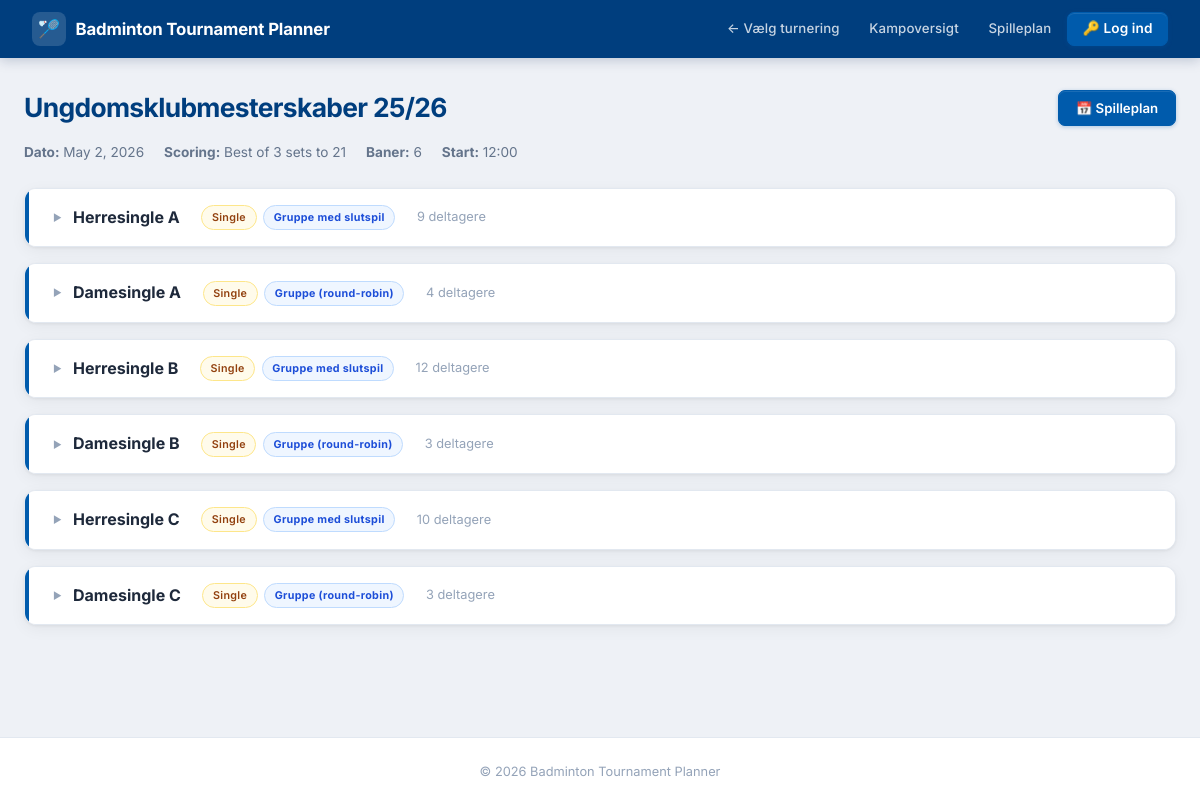
/public/tournament/4/, run on an earlier commit of the app's database.
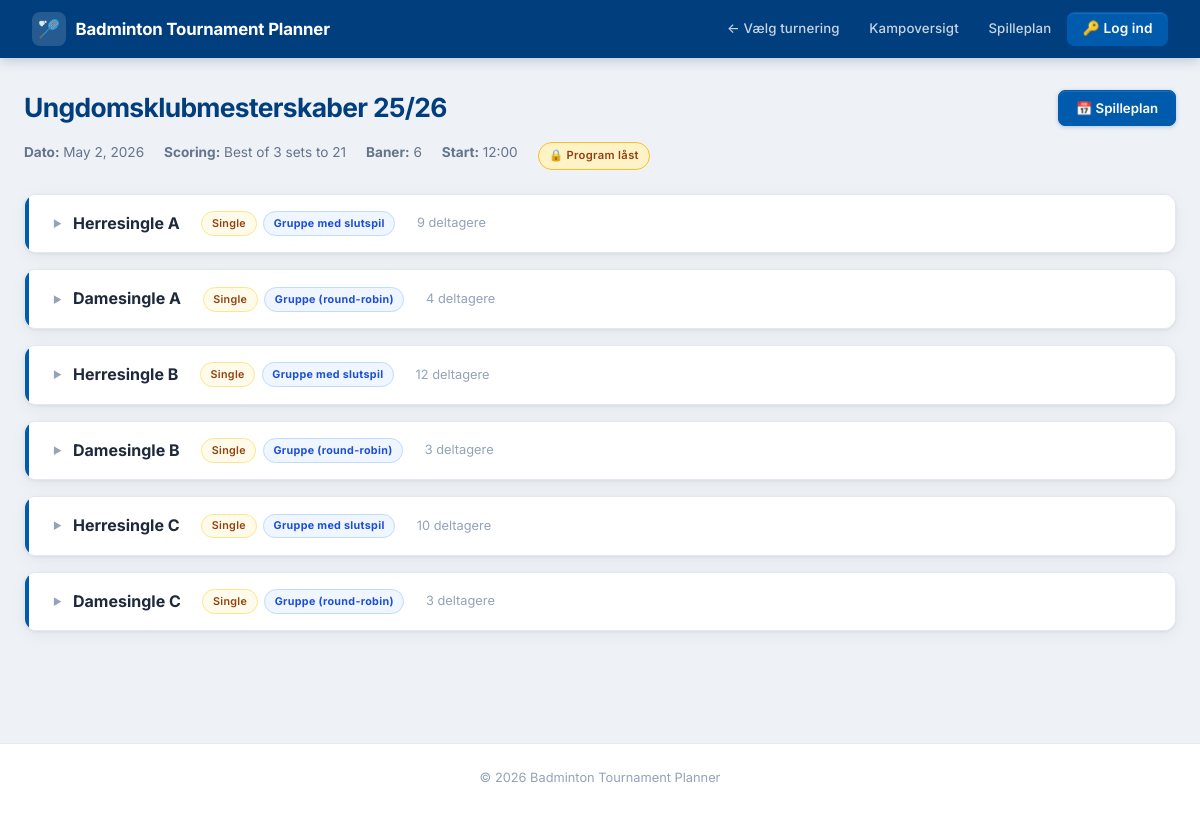
And on a later commit of the database.
### tournaments/public_views.py (the view)
# urls.py: path('public/tournament/<int:pk>/', public_tournament, name='public_tournament'),
def public_tournament(request, pk):
    tournament = get_object_or_404(Tournament, pk=pk)
    divisions = tournament.divisions.prefetch_related(
        'teams', 'matches__team1', 'matches__team2', 'matches__winner', 'seeds',
    )
    seed_lookup = _build_seed_lookup(tournament)
    playing_pks, resting = get_busy_info()
    division_data = []
    for d in divisions:
        standings = compute_standings(d) if d.tournament_type == 'group' else []
        group_standings = compute_group_standings(d) if d.tournament_type == 'playoff' else []
        bracket_data = get_bracket_data(d) if d.tournament_type in ('tree', 'playoff') else None
        matches = list(
            d.matches
            .exclude(match_number=None)
            .select_related('team1', 'team2', 'winner')
            .order_by('match_round', 'match_number')
        )
        _apply_seed_labels(matches, seed_lookup)
        apply_status_to_matches(matches, playing_pks, resting)
        for row in standings:
            s, ru = _team_status(row['team'], playing_pks, resting)
            row['status'] = s
            row['rest_until'] = ru
        for _gnum, g_rows in group_standings:
            for row in g_rows:
                s, ru = _team_status(row['team'], playing_pks, resting)
                row['status'] = s
                row['rest_until'] = ru
        division_data.append({
            'division': d,
            'standings': standings,
            'group_standings': group_standings,
            'bracket_data': bracket_data,
            'matches': matches,
            'seeds_dict': _seeds_dict_for_division(d, seed_lookup),
        })
    return render(request, 'tournaments/public/tournament.html', {
        'tournament': tournament,
        'division_data': division_data,
    })

### tournaments/player_status.py (called while the page is built, shortened)
def get_busy_info():
    from tournaments.models import Match
    from players.models import Player
    now = timezone.now()
    in_progress = Match.objects.filter(status='in_progress').select_related(
        'team1__player1', 'team1__player2',
        'team2__player1', 'team2__player2',
    )
    playing_pks = set()
    resting = {
        p.pk: p.rest_until
        for p in Player.objects.filter(rest_until__gt=now).only('pk', 'rest_until')
    }
    return playing_pks, resting

def team_status(team, playing_pks, resting):
    if team is None:
        return None, None
    pks = [pk for pk in (team.player1_id, team.player2_id) if pk]
    for pk in pks:
        if pk in playing_pks:
            return 'playing', None
    latest = None
    for pk in pks:
        ru = resting.get(pk)
        if ru and (latest is None or ru > latest):
            latest = ru
    if latest:
        return 'resting', latest
    return None, None

### tournaments/scheduler.py (called while the page is built)
def get_round_label(round_num, total_rounds):
    from_end = total_rounds - round_num + 1
    labels = {1: 'Finale', 2: 'Semifinale', 3: 'Kvartfinale', 4: 'Ottendedelsfinale'}
    return labels.get(from_end, f'Runde {round_num}')

### tournaments/templates/tournaments/public/tournament.html (shortened to what this page needs)
{% extends 'base_viewer.html' %}
{% load tournament_extras %}
{% block content %}
<div class="page-actions">
    <h1>{{ tournament.name }}</h1>
    <div style="display:flex; gap:0.5rem; flex-wrap:wrap; align-items:center;">
        <a href="{% url 'public_schedule' tournament.pk %}" class="btn btn-primary">📅 Spilleplan</a>
    </div>
</div>
<p style="color:#64748b; font-size:0.85rem; margin: -0.75rem 0 1.5rem; display:flex; flex-wrap:wrap; gap:0.4rem 1.25rem;">
    <span><strong>Dato:</strong> {{ tournament.date }}</span>
    <span><strong>Scoring:</strong> {{ tournament.get_scoring_model_display }}</span>
    <span><strong>Baner:</strong> {{ tournament.court_count }}</span>
    <span><strong>Start:</strong> {{ tournament.start_time|time:"H:i"|default:"–" }}</span>
    {% if tournament.schedule_locked %}
    <span class="badge" style="background:#fef3c7; color:#92400e; border:1px solid #fbbf24; padding:0.25rem 0.65rem;">🔒 Program låst</span>
    {% endif %}
</p>
{% for dd in division_data %}
{% with division=dd.division standings=dd.standings seeds_dict=dd.seeds_dict %}
<details class="division-block">
    <summary class="division-summary">
        <span class="division-summary-title">{{ division.name }}</span>
        <span style="display:flex; gap:0.4rem; align-items:center; margin-left:0.75rem;">
            <span class="badge badge-pending" style="font-size:0.67rem;">{{ division.get_discipline_display }}</span>
            <span class="badge badge-in-progress" style="font-size:0.67rem;">{{ division.get_tournament_type_display }}</span>
        </span>
        <span style="font-size:0.8rem; color:#94a3b8; margin-left:0.75rem; font-weight:400;">
            {{ division.teams.count }} deltager{{ division.teams.count|pluralize:"e" }}
        </span>
    </summary>
</details>
{% endwith %}
{% endfor %}
{% endblock %}

What changed in the data, as far as the page shows it:
changed Tournament "Ungdomsklubmesterskaber 25/26": schedule_locked False → True (drawn)
Also different on the page:
text now shown: "🔒 Program låst"
